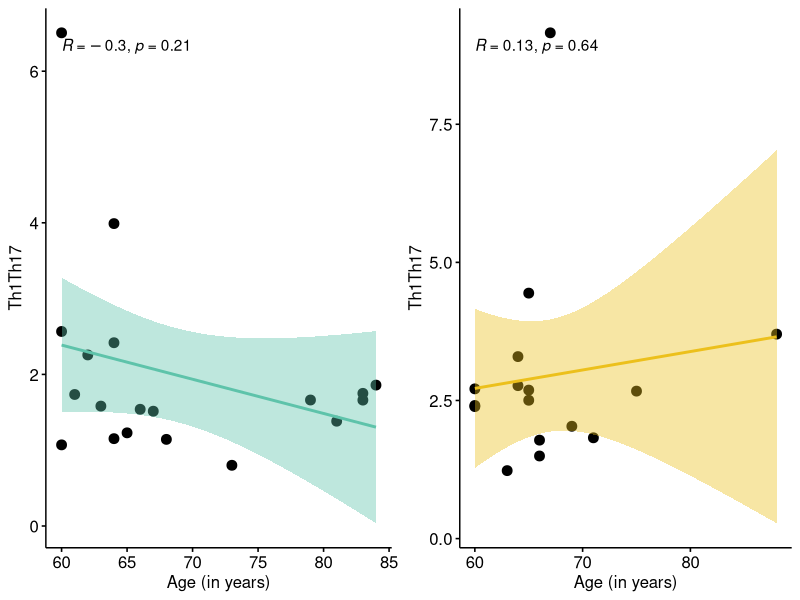

Source code (R):
### Figure3e - TH1/TH17 ratio vs. age in men and women

#load the required libraries
library(ggplot2)
library(RColorBrewer)
library(ggpubr)
library(ggsignif)
library(reshape2)

#set the working directory
setwd("$/Figure3/")

#load the required input data
TH1Th17 <- read.csv(file="Fig3e_input.csv", header=TRUE, sep=",")
Women_Age <- subset(TH1Th17, Gender=="Women")
Men_Age <- subset(TH1Th17, Gender=="Men")

### Correlation between Age and TH1/TH17 in men 
AgevsTh1.17_men <- ggscatter(Men_Age, x = "Age", y = "Th1.Th17", 
                     color = "black",
                     add.params = list(color="#5EC3AA"),
                       #shape = "Sex", 
                       fill="grey90", size=3,
                       add = "reg.line", conf.int = TRUE,
                       cor.coef = TRUE, cor.method = "pearson",
                       xlab = "Age (in years)", ylab = "Th1Th17",
                       font.label = c(16, "plain")+
                         theme(strip.background = element_blank(), strip.text.y = element_blank(),
                               legend.position = "none",
                               axis.text.x = element_text(color="black", size=16 ),
                               axis.text.y = element_text(color="black", size=16),
                               axis.title.x = element_text(color="black", size=18 ),
                               axis.title.y = element_text(color="black", size=18),
                               strip.text = element_text(face="bold", size=18,lineheight=4.0)))


### Correlation between Age and TH1/TH17 in women
AgevsTh1.17_women <- ggscatter(Women_Age, x = "Age", y = "Th1.Th17", color = "black",
                       add.params = list(color="#ECC01C"),
                       #shape = "Sex", 
                       fill="black", size=3,
                       add = "reg.line", conf.int = TRUE,
                       cor.coef = TRUE, cor.method = "pearson",
                       xlab = "Age (in years)", ylab = "Th1Th17",
                       font.label = c(16, "plain")+
                         theme(strip.background = element_blank(), strip.text.y = element_blank(),
                               legend.position = "none",
                               axis.text.x = element_text(color="black", size=16 ),
                               axis.text.y = element_text(color="black", size=16),
                               axis.title.x = element_text(color="black", size=18 ),
                               axis.title.y = element_text(color="black", size=18),
                               strip.text = element_text(face="bold", size=18,lineheight=4.0))) 


ggsave(file="Figure3e_SexvsAge.pdf", 
       ggarrange(AgevsTh1.17_men, AgevsTh1.17_women, 
                 ncol = 2, nrow = 1), height = 4, width=8)
dev.off()
